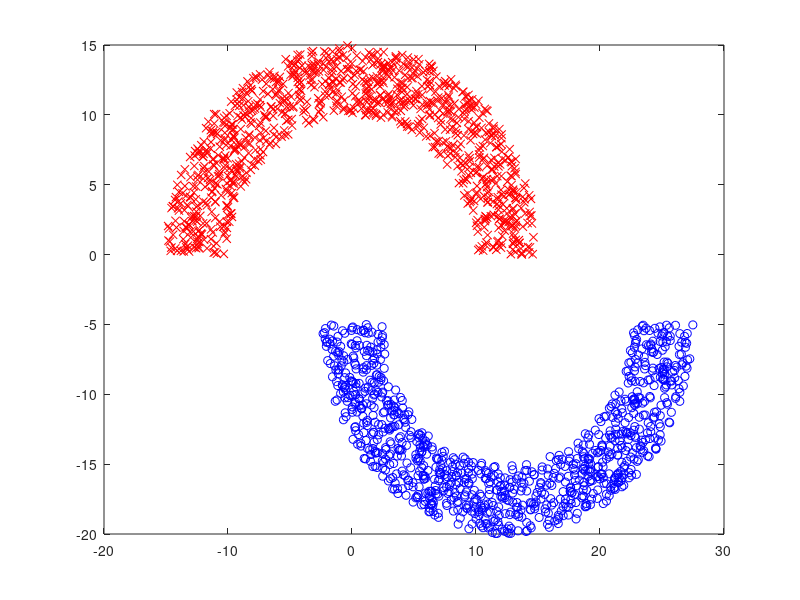

Recreate this plot in MATLAB. (Note: this script raises an error after producing the figure.)
%LFD book p109 3.1

clc;close all;clear
rng(10) 
% generate red -1
N = 1000; R1 = 10; R2 = 15;
r = unifrnd((R1/R2)^2,1,N,1);
theta = pi*rand(N,1);
x1 = R2*sqrt(r).*cos(theta);
x2= R2*sqrt(r).*sin(theta);
plot(x1,x2,'rx'); 
hold on

%generate blue +1 origin is (12.5,-5)
N = 1000; R1 = 10; R2 = 15; vector=[12.5 -5];
r = unifrnd((R1/R2)^2,1,N,1);
theta = pi*rand(N,1)-pi;
x3 = R2*sqrt(r).*cos(theta)+vector(1);
x4= R2*sqrt(r).*sin(theta)+vector(2);
plot(x3,x4,'bo'); 

%PLA sperate
X=[x1 x2;x3 x4];
Y=[-1*ones(N,1);ones(N,1)];
[w_pla,hypo_pla,iter]=runPLA(X,Y)

%regression
[w_reg,hypo_reg]=reg(X,Y)

legend({'h(x)=-1','h(x)=+1','final g by PLA','final g by regression'},'FontSize',14);




